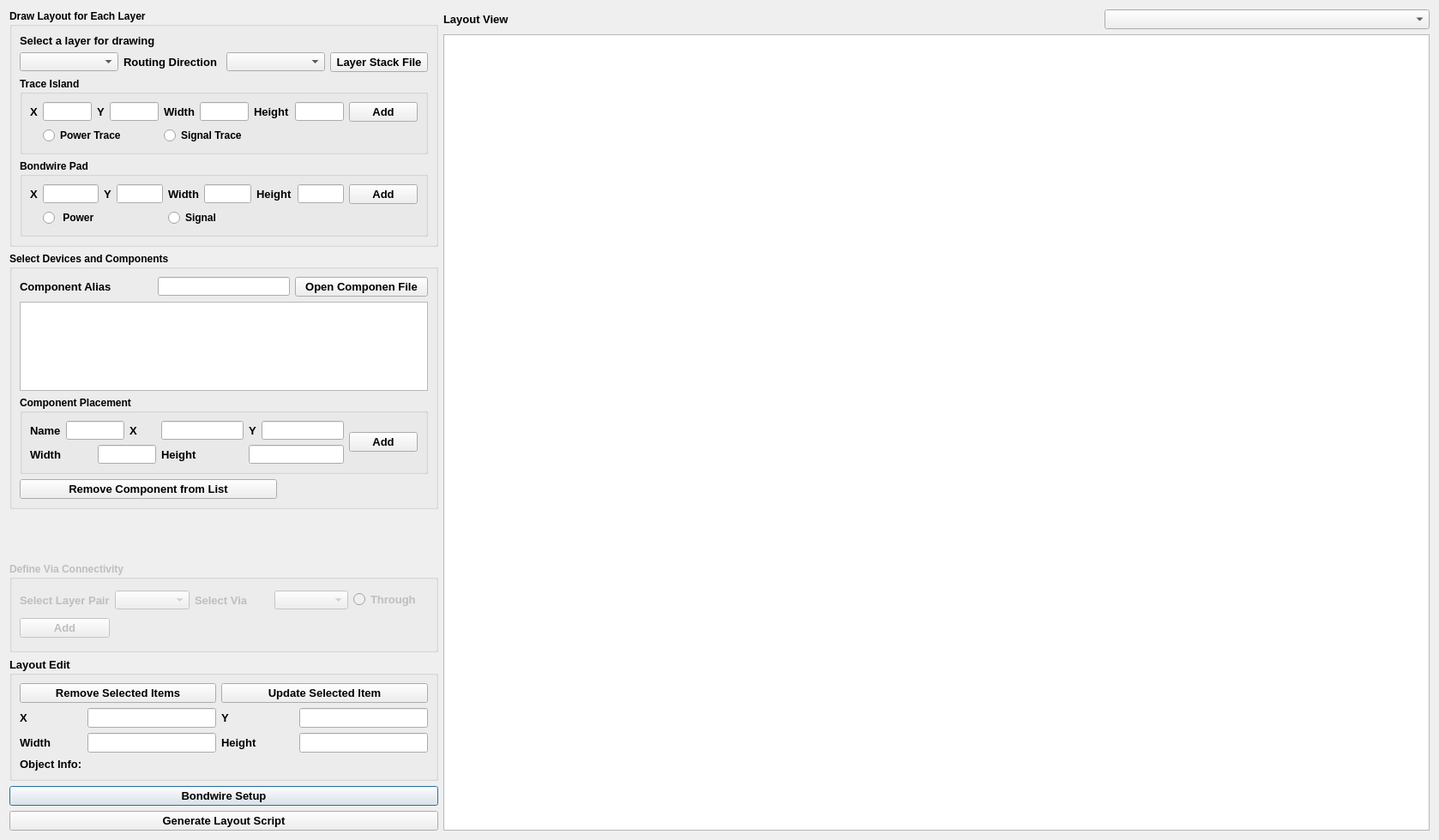
<?xml version="1.0" encoding="UTF-8"?>
<ui version="4.0">
 <class>InitialLayoutPlotter</class>
 <widget class="QDialog" name="InitialLayoutPlotter">
  <property name="geometry">
   <rect>
    <x>0</x>
    <y>0</y>
    <width>1678</width>
    <height>980</height>
   </rect>
  </property>
  <property name="windowTitle">
   <string>LayoutPloter</string>
  </property>
  <layout class="QGridLayout" name="gridLayout_6">
   <item row="8" column="0">
    <widget class="QPushButton" name="btn_bondwire">
     <property name="maximumSize">
      <size>
       <width>6666</width>
       <height>16777215</height>
      </size>
     </property>
     <property name="font">
      <font>
       <pointsize>10</pointsize>
       <weight>75</weight>
       <bold>true</bold>
      </font>
     </property>
     <property name="text">
      <string>Bondwire Setup</string>
     </property>
    </widget>
   </item>
   <item row="0" column="4">
    <widget class="QComboBox" name="cmb_box_select_layer_view">
     <property name="font">
      <font>
       <pointsize>10</pointsize>
       <weight>75</weight>
       <bold>true</bold>
      </font>
     </property>
    </widget>
   </item>
   <item row="0" column="2">
    <widget class="QLabel" name="label_16">
     <property name="font">
      <font>
       <pointsize>10</pointsize>
       <weight>75</weight>
       <bold>true</bold>
      </font>
     </property>
     <property name="text">
      <string>Layout View</string>
     </property>
    </widget>
   </item>
   <item row="9" column="0">
    <widget class="QPushButton" name="btn_generat_layout_script">
     <property name="maximumSize">
      <size>
       <width>6666</width>
       <height>16777215</height>
      </size>
     </property>
     <property name="font">
      <font>
       <pointsize>10</pointsize>
       <weight>75</weight>
       <bold>true</bold>
      </font>
     </property>
     <property name="text">
      <string>Generate Layout Script</string>
     </property>
    </widget>
   </item>
   <item row="7" column="0">
    <widget class="QGroupBox" name="grp_layout_edit">
     <property name="maximumSize">
      <size>
       <width>500</width>
       <height>16777215</height>
      </size>
     </property>
     <property name="font">
      <font>
       <pointsize>10</pointsize>
       <weight>75</weight>
       <bold>true</bold>
      </font>
     </property>
     <property name="title">
      <string>Layout Edit</string>
     </property>
     <layout class="QGridLayout" name="gridLayout_7">
      <item row="0" column="2" colspan="3">
       <widget class="QPushButton" name="btn_update_xy">
        <property name="enabled">
         <bool>true</bool>
        </property>
        <property name="font">
         <font>
          <pointsize>10</pointsize>
          <weight>75</weight>
          <bold>true</bold>
         </font>
        </property>
        <property name="text">
         <string>Update Selected Item</string>
        </property>
       </widget>
      </item>
      <item row="1" column="4">
       <widget class="QLineEdit" name="lineEdit_update_Y">
        <property name="enabled">
         <bool>true</bool>
        </property>
        <property name="minimumSize">
         <size>
          <width>150</width>
          <height>0</height>
         </size>
        </property>
        <property name="maximumSize">
         <size>
          <width>150</width>
          <height>16777215</height>
         </size>
        </property>
       </widget>
      </item>
      <item row="2" column="1">
       <widget class="QLineEdit" name="lineEdit_update_Width">
        <property name="enabled">
         <bool>true</bool>
        </property>
        <property name="minimumSize">
         <size>
          <width>150</width>
          <height>0</height>
         </size>
        </property>
        <property name="maximumSize">
         <size>
          <width>150</width>
          <height>16777215</height>
         </size>
        </property>
       </widget>
      </item>
      <item row="1" column="0">
       <widget class="QLabel" name="label_15">
        <property name="minimumSize">
         <size>
          <width>50</width>
          <height>0</height>
         </size>
        </property>
        <property name="maximumSize">
         <size>
          <width>50</width>
          <height>16777215</height>
         </size>
        </property>
        <property name="font">
         <font>
          <pointsize>10</pointsize>
          <weight>75</weight>
          <bold>true</bold>
         </font>
        </property>
        <property name="text">
         <string>X</string>
        </property>
       </widget>
      </item>
      <item row="1" column="1">
       <widget class="QLineEdit" name="lineEdit_update_X">
        <property name="enabled">
         <bool>true</bool>
        </property>
        <property name="minimumSize">
         <size>
          <width>150</width>
          <height>0</height>
         </size>
        </property>
        <property name="maximumSize">
         <size>
          <width>150</width>
          <height>16777215</height>
         </size>
        </property>
       </widget>
      </item>
      <item row="1" column="2">
       <widget class="QLabel" name="label_17">
        <property name="minimumSize">
         <size>
          <width>50</width>
          <height>0</height>
         </size>
        </property>
        <property name="maximumSize">
         <size>
          <width>100</width>
          <height>16777215</height>
         </size>
        </property>
        <property name="font">
         <font>
          <pointsize>10</pointsize>
          <weight>75</weight>
          <bold>true</bold>
         </font>
        </property>
        <property name="text">
         <string>Y</string>
        </property>
       </widget>
      </item>
      <item row="2" column="4">
       <widget class="QLineEdit" name="lineEdit_update_Height">
        <property name="enabled">
         <bool>true</bool>
        </property>
        <property name="minimumSize">
         <size>
          <width>150</width>
          <height>0</height>
         </size>
        </property>
        <property name="maximumSize">
         <size>
          <width>150</width>
          <height>16777215</height>
         </size>
        </property>
       </widget>
      </item>
      <item row="2" column="2" colspan="2">
       <widget class="QLabel" name="label_20">
        <property name="maximumSize">
         <size>
          <width>100</width>
          <height>16777215</height>
         </size>
        </property>
        <property name="font">
         <font>
          <pointsize>10</pointsize>
          <weight>75</weight>
          <bold>true</bold>
         </font>
        </property>
        <property name="text">
         <string>Height</string>
        </property>
       </widget>
      </item>
      <item row="2" column="0">
       <widget class="QLabel" name="label_19">
        <property name="maximumSize">
         <size>
          <width>50</width>
          <height>16777215</height>
         </size>
        </property>
        <property name="font">
         <font>
          <pointsize>10</pointsize>
          <weight>75</weight>
          <bold>true</bold>
         </font>
        </property>
        <property name="text">
         <string>Width</string>
        </property>
       </widget>
      </item>
      <item row="0" column="0" colspan="2">
       <widget class="QPushButton" name="btn_rm_obj">
        <property name="enabled">
         <bool>true</bool>
        </property>
        <property name="sizePolicy">
         <sizepolicy hsizetype="Minimum" vsizetype="Fixed">
          <horstretch>1</horstretch>
          <verstretch>0</verstretch>
         </sizepolicy>
        </property>
        <property name="maximumSize">
         <size>
          <width>6666</width>
          <height>16777215</height>
         </size>
        </property>
        <property name="baseSize">
         <size>
          <width>200</width>
          <height>0</height>
         </size>
        </property>
        <property name="font">
         <font>
          <pointsize>10</pointsize>
          <weight>75</weight>
          <bold>true</bold>
         </font>
        </property>
        <property name="text">
         <string>Remove Selected Items</string>
        </property>
       </widget>
      </item>
      <item row="3" column="0">
       <widget class="QLabel" name="label_18">
        <property name="text">
         <string>Object Info:</string>
        </property>
       </widget>
      </item>
      <item row="3" column="1" colspan="4">
       <widget class="QLabel" name="lbl_currentxy">
        <property name="font">
         <font>
          <pointsize>10</pointsize>
          <weight>50</weight>
          <bold>false</bold>
         </font>
        </property>
        <property name="text">
         <string/>
        </property>
       </widget>
      </item>
     </layout>
    </widget>
   </item>
   <item row="5" column="0" rowspan="2">
    <widget class="QGroupBox" name="via_connectivity_info">
     <property name="enabled">
      <bool>false</bool>
     </property>
     <property name="minimumSize">
      <size>
       <width>0</width>
       <height>0</height>
      </size>
     </property>
     <property name="maximumSize">
      <size>
       <width>16777215</width>
       <height>16777215</height>
      </size>
     </property>
     <property name="font">
      <font>
       <weight>75</weight>
       <bold>true</bold>
      </font>
     </property>
     <property name="title">
      <string>Define Via Connectivity</string>
     </property>
     <property name="flat">
      <bool>false</bool>
     </property>
     <property name="checkable">
      <bool>false</bool>
     </property>
     <property name="checked">
      <bool>false</bool>
     </property>
     <layout class="QGridLayout" name="gridLayout_8">
      <item row="0" column="1">
       <widget class="QComboBox" name="cmb_box_select_layer_pair"/>
      </item>
      <item row="0" column="2">
       <widget class="QLabel" name="label_22">
        <property name="maximumSize">
         <size>
          <width>16777215</width>
          <height>20</height>
         </size>
        </property>
        <property name="font">
         <font>
          <pointsize>10</pointsize>
          <weight>75</weight>
          <bold>true</bold>
         </font>
        </property>
        <property name="text">
         <string>Select Via</string>
        </property>
       </widget>
      </item>
      <item row="0" column="3">
       <widget class="QComboBox" name="cmb_box_select_via"/>
      </item>
      <item row="0" column="4">
       <widget class="QRadioButton" name="radio_btn_via_type">
        <property name="font">
         <font>
          <pointsize>10</pointsize>
         </font>
        </property>
        <property name="text">
         <string>Through</string>
        </property>
       </widget>
      </item>
      <item row="0" column="0">
       <widget class="QLabel" name="label_21">
        <property name="maximumSize">
         <size>
          <width>16777215</width>
          <height>20</height>
         </size>
        </property>
        <property name="font">
         <font>
          <pointsize>10</pointsize>
          <weight>75</weight>
          <bold>true</bold>
         </font>
        </property>
        <property name="text">
         <string>Select Layer Pair</string>
        </property>
       </widget>
      </item>
      <item row="1" column="0">
       <widget class="QPushButton" name="btn_add_via_connectivity">
        <property name="font">
         <font>
          <pointsize>10</pointsize>
         </font>
        </property>
        <property name="text">
         <string>Add</string>
        </property>
       </widget>
      </item>
     </layout>
     <zorder>label_21</zorder>
     <zorder>cmb_box_select_layer_pair</zorder>
     <zorder>label_22</zorder>
     <zorder>cmb_box_select_via</zorder>
     <zorder>radio_btn_via_type</zorder>
     <zorder>btn_add_via_connectivity</zorder>
    </widget>
   </item>
   <item row="3" column="0">
    <widget class="QGroupBox" name="groupBox">
     <property name="maximumSize">
      <size>
       <width>500</width>
       <height>300</height>
      </size>
     </property>
     <property name="font">
      <font>
       <weight>75</weight>
       <bold>true</bold>
      </font>
     </property>
     <property name="title">
      <string>Select Devices and Components</string>
     </property>
     <layout class="QGridLayout" name="gridLayout_3">
      <item row="0" column="0">
       <widget class="QLabel" name="label_6">
        <property name="font">
         <font>
          <pointsize>10</pointsize>
          <weight>75</weight>
          <bold>true</bold>
         </font>
        </property>
        <property name="text">
         <string>Component Alias</string>
        </property>
       </widget>
      </item>
      <item row="0" column="1">
       <widget class="QLineEdit" name="lineEdit_comp_alias"/>
      </item>
      <item row="0" column="2">
       <widget class="QPushButton" name="btn_open_comp_file">
        <property name="sizePolicy">
         <sizepolicy hsizetype="Minimum" vsizetype="Fixed">
          <horstretch>1</horstretch>
          <verstretch>0</verstretch>
         </sizepolicy>
        </property>
        <property name="maximumSize">
         <size>
          <width>200</width>
          <height>16777215</height>
         </size>
        </property>
        <property name="baseSize">
         <size>
          <width>200</width>
          <height>0</height>
         </size>
        </property>
        <property name="font">
         <font>
          <pointsize>10</pointsize>
          <weight>75</weight>
          <bold>true</bold>
         </font>
        </property>
        <property name="text">
         <string>Open Componen File</string>
        </property>
       </widget>
      </item>
      <item row="1" column="0" colspan="3">
       <widget class="QListWidget" name="listWidget_comp_view"/>
      </item>
      <item row="2" column="0" colspan="3">
       <widget class="QGroupBox" name="grp_comp_placement">
        <property name="title">
         <string>Component Placement</string>
        </property>
        <layout class="QGridLayout" name="gridLayout">
         <item row="0" column="4">
          <widget class="QLineEdit" name="lineEdit_comp_X"/>
         </item>
         <item row="0" column="5">
          <widget class="QLabel" name="label_8">
           <property name="font">
            <font>
             <pointsize>10</pointsize>
             <weight>75</weight>
             <bold>true</bold>
            </font>
           </property>
           <property name="text">
            <string>Y</string>
           </property>
          </widget>
         </item>
         <item row="0" column="6">
          <widget class="QLineEdit" name="lineEdit_comp_Y"/>
         </item>
         <item row="0" column="0">
          <widget class="QLabel" name="label_23">
           <property name="font">
            <font>
             <pointsize>10</pointsize>
             <weight>75</weight>
             <bold>true</bold>
            </font>
           </property>
           <property name="text">
            <string>Name</string>
           </property>
          </widget>
         </item>
         <item row="0" column="1" colspan="2">
          <widget class="QLineEdit" name="lineEdit_comp_name">
           <property name="text">
            <string/>
           </property>
          </widget>
         </item>
         <item row="1" column="5" colspan="2">
          <widget class="QLineEdit" name="lineEdit_comp_H"/>
         </item>
         <item row="1" column="2" colspan="2">
          <widget class="QLineEdit" name="lineEdit_comp_W"/>
         </item>
         <item row="1" column="0" colspan="2">
          <widget class="QLabel" name="label_9">
           <property name="font">
            <font>
             <pointsize>10</pointsize>
             <weight>75</weight>
             <bold>true</bold>
            </font>
           </property>
           <property name="text">
            <string>Width</string>
           </property>
          </widget>
         </item>
         <item row="0" column="7" rowspan="2">
          <widget class="QPushButton" name="btn_add_comp">
           <property name="font">
            <font>
             <pointsize>10</pointsize>
             <weight>75</weight>
             <bold>true</bold>
            </font>
           </property>
           <property name="text">
            <string>Add</string>
           </property>
          </widget>
         </item>
         <item row="1" column="4">
          <widget class="QLabel" name="label_10">
           <property name="font">
            <font>
             <pointsize>10</pointsize>
             <weight>75</weight>
             <bold>true</bold>
            </font>
           </property>
           <property name="text">
            <string>Height</string>
           </property>
          </widget>
         </item>
         <item row="0" column="3">
          <widget class="QLabel" name="label_7">
           <property name="font">
            <font>
             <pointsize>10</pointsize>
             <weight>75</weight>
             <bold>true</bold>
            </font>
           </property>
           <property name="text">
            <string>X</string>
           </property>
          </widget>
         </item>
        </layout>
       </widget>
      </item>
      <item row="3" column="0" colspan="2">
       <widget class="QPushButton" name="btn_rm_list_comp">
        <property name="enabled">
         <bool>true</bool>
        </property>
        <property name="sizePolicy">
         <sizepolicy hsizetype="Minimum" vsizetype="Fixed">
          <horstretch>1</horstretch>
          <verstretch>0</verstretch>
         </sizepolicy>
        </property>
        <property name="maximumSize">
         <size>
          <width>300</width>
          <height>16777215</height>
         </size>
        </property>
        <property name="baseSize">
         <size>
          <width>200</width>
          <height>0</height>
         </size>
        </property>
        <property name="font">
         <font>
          <pointsize>10</pointsize>
          <weight>75</weight>
          <bold>true</bold>
         </font>
        </property>
        <property name="text">
         <string>Remove Component from List</string>
        </property>
       </widget>
      </item>
     </layout>
    </widget>
   </item>
   <item row="1" column="2" rowspan="9" colspan="3">
    <widget class="QGraphicsView" name="LayoutView">
     <property name="backgroundBrush">
      <brush brushstyle="NoBrush">
       <color alpha="255">
        <red>0</red>
        <green>0</green>
        <blue>0</blue>
       </color>
      </brush>
     </property>
    </widget>
   </item>
   <item row="0" column="0" rowspan="3">
    <widget class="QGroupBox" name="groupBox_2">
     <property name="maximumSize">
      <size>
       <width>500</width>
       <height>16777215</height>
      </size>
     </property>
     <property name="font">
      <font>
       <weight>75</weight>
       <bold>true</bold>
      </font>
     </property>
     <property name="title">
      <string>Draw Layout for Each Layer</string>
     </property>
     <layout class="QGridLayout" name="gridLayout_5">
      <item row="0" column="0" colspan="2">
       <widget class="QLabel" name="label_5">
        <property name="maximumSize">
         <size>
          <width>16777215</width>
          <height>20</height>
         </size>
        </property>
        <property name="font">
         <font>
          <pointsize>10</pointsize>
          <weight>75</weight>
          <bold>true</bold>
         </font>
        </property>
        <property name="text">
         <string>Select a layer for drawing</string>
        </property>
       </widget>
      </item>
      <item row="1" column="0">
       <widget class="QComboBox" name="cmb_box_select_layer_draw"/>
      </item>
      <item row="1" column="1">
       <widget class="QLabel" name="label_24">
        <property name="font">
         <font>
          <pointsize>10</pointsize>
          <weight>75</weight>
          <bold>true</bold>
         </font>
        </property>
        <property name="text">
         <string>Routing Direction </string>
        </property>
       </widget>
      </item>
      <item row="1" column="2">
       <widget class="QComboBox" name="cmb_box_rout_dir"/>
      </item>
      <item row="1" column="3">
       <widget class="QPushButton" name="btn_get_layer_stack">
        <property name="font">
         <font>
          <pointsize>10</pointsize>
          <weight>75</weight>
          <bold>true</bold>
         </font>
        </property>
        <property name="text">
         <string>Layer Stack File</string>
        </property>
       </widget>
      </item>
      <item row="2" column="0" colspan="4">
       <widget class="QGroupBox" name="groupBox_3">
        <property name="title">
         <string>Trace Island</string>
        </property>
        <layout class="QGridLayout" name="gridLayout_2">
         <item row="0" column="0">
          <widget class="QLabel" name="label">
           <property name="font">
            <font>
             <pointsize>10</pointsize>
             <weight>75</weight>
             <bold>true</bold>
            </font>
           </property>
           <property name="text">
            <string>X</string>
           </property>
          </widget>
         </item>
         <item row="0" column="5">
          <widget class="QLabel" name="label_3">
           <property name="font">
            <font>
             <pointsize>10</pointsize>
             <weight>75</weight>
             <bold>true</bold>
            </font>
           </property>
           <property name="text">
            <string>Width</string>
           </property>
          </widget>
         </item>
         <item row="0" column="3">
          <widget class="QLabel" name="label_2">
           <property name="font">
            <font>
             <pointsize>10</pointsize>
             <weight>75</weight>
             <bold>true</bold>
            </font>
           </property>
           <property name="text">
            <string>Y</string>
           </property>
          </widget>
         </item>
         <item row="0" column="6">
          <widget class="QLineEdit" name="lineEdit_trace_W"/>
         </item>
         <item row="0" column="8">
          <widget class="QLineEdit" name="lineEdit_trace_H"/>
         </item>
         <item row="0" column="7">
          <widget class="QLabel" name="label_4">
           <property name="font">
            <font>
             <pointsize>10</pointsize>
             <weight>75</weight>
             <bold>true</bold>
            </font>
           </property>
           <property name="text">
            <string>Height</string>
           </property>
          </widget>
         </item>
         <item row="0" column="2">
          <widget class="QLineEdit" name="lineEdit_trace_X"/>
         </item>
         <item row="0" column="4">
          <widget class="QLineEdit" name="lineEdit_trace_Y"/>
         </item>
         <item row="0" column="9">
          <widget class="QPushButton" name="btn_add_trace">
           <property name="font">
            <font>
             <pointsize>10</pointsize>
             <weight>75</weight>
             <bold>true</bold>
            </font>
           </property>
           <property name="text">
            <string>Add</string>
           </property>
          </widget>
         </item>
         <item row="1" column="5" colspan="2">
          <widget class="QRadioButton" name="radio_btn_gate">
           <property name="text">
            <string>Signal Trace</string>
           </property>
          </widget>
         </item>
         <item row="1" column="2" colspan="3">
          <widget class="QRadioButton" name="radio_btn_power">
           <property name="text">
            <string>Power Trace</string>
           </property>
          </widget>
         </item>
        </layout>
       </widget>
      </item>
      <item row="3" column="0" colspan="4">
       <widget class="QGroupBox" name="groupBox_5">
        <property name="title">
         <string>Bondwire Pad</string>
        </property>
        <layout class="QGridLayout" name="gridLayout_4">
         <item row="0" column="0">
          <widget class="QLabel" name="label_11">
           <property name="font">
            <font>
             <pointsize>10</pointsize>
             <weight>75</weight>
             <bold>true</bold>
            </font>
           </property>
           <property name="text">
            <string>X</string>
           </property>
          </widget>
         </item>
         <item row="0" column="4">
          <widget class="QLabel" name="label_13">
           <property name="font">
            <font>
             <pointsize>10</pointsize>
             <weight>75</weight>
             <bold>true</bold>
            </font>
           </property>
           <property name="text">
            <string>Width</string>
           </property>
          </widget>
         </item>
         <item row="0" column="7">
          <widget class="QLineEdit" name="lineEdit_bw_padH">
           <property name="enabled">
            <bool>true</bool>
           </property>
           <property name="text">
            <string/>
           </property>
          </widget>
         </item>
         <item row="0" column="8">
          <widget class="QPushButton" name="btn_add_bw_pad">
           <property name="font">
            <font>
             <pointsize>10</pointsize>
             <weight>75</weight>
             <bold>true</bold>
            </font>
           </property>
           <property name="text">
            <string>Add</string>
           </property>
          </widget>
         </item>
         <item row="0" column="5">
          <widget class="QLineEdit" name="lineEdit_bw_padW">
           <property name="enabled">
            <bool>true</bool>
           </property>
           <property name="text">
            <string/>
           </property>
          </widget>
         </item>
         <item row="0" column="3">
          <widget class="QLineEdit" name="lineEdit_bw_padY"/>
         </item>
         <item row="0" column="1">
          <widget class="QLineEdit" name="lineEdit_bw_padX"/>
         </item>
         <item row="0" column="2">
          <widget class="QLabel" name="label_12">
           <property name="font">
            <font>
             <pointsize>10</pointsize>
             <weight>75</weight>
             <bold>true</bold>
            </font>
           </property>
           <property name="text">
            <string>Y</string>
           </property>
          </widget>
         </item>
         <item row="0" column="6">
          <widget class="QLabel" name="label_14">
           <property name="font">
            <font>
             <pointsize>10</pointsize>
             <weight>75</weight>
             <bold>true</bold>
            </font>
           </property>
           <property name="text">
            <string>Height</string>
           </property>
          </widget>
         </item>
         <item row="1" column="1">
          <widget class="QRadioButton" name="radio_button_power_pad">
           <property name="text">
            <string> Power</string>
           </property>
          </widget>
         </item>
         <item row="1" column="4" colspan="2">
          <widget class="QRadioButton" name="radio_button_signal_pad">
           <property name="text">
            <string>Signal</string>
           </property>
          </widget>
         </item>
        </layout>
       </widget>
      </item>
     </layout>
    </widget>
   </item>
  </layout>
 </widget>
 <resources/>
 <connections/>
</ui>
